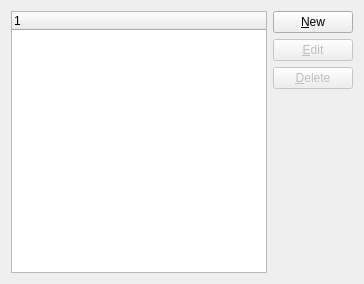
       <widget class="QWidget" name="_hotkeys">
        <attribute name="title">
         <string>Hot Keys</string>
        </attribute>
        <layout class="QGridLayout">
         <item row="0" column="0">
          <widget class="XTreeWidget" name="_hotkey">
           <property name="sizePolicy">
            <sizepolicy hsizetype="Expanding" vsizetype="Expanding">
             <horstretch>0</horstretch>
             <verstretch>0</verstretch>
            </sizepolicy>
           </property>
          </widget>
         </item>
         <item row="0" column="1">
          <layout class="QVBoxLayout">
           <item>
            <widget class="QPushButton" name="_new">
             <property name="text">
              <string>&amp;New</string>
             </property>
            </widget>
           </item>
           <item>
            <widget class="QPushButton" name="_edit">
             <property name="enabled">
              <bool>false</bool>
             </property>
             <property name="text">
              <string>&amp;Edit</string>
             </property>
            </widget>
           </item>
           <item>
            <widget class="QPushButton" name="_delete">
             <property name="enabled">
              <bool>false</bool>
             </property>
             <property name="text">
              <string>&amp;Delete</string>
             </property>
            </widget>
           </item>
           <item>
            <spacer>
             <property name="orientation">
              <enum>Qt::Vertical</enum>
             </property>
             <property name="sizeType">
              <enum>QSizePolicy::Expanding</enum>
             </property>
             <property name="sizeHint" stdset="0">
              <size>
               <width>20</width>
               <height>184</height>
              </size>
             </property>
            </spacer>
           </item>
          </layout>
         </item>
        </layout>
       </widget>
